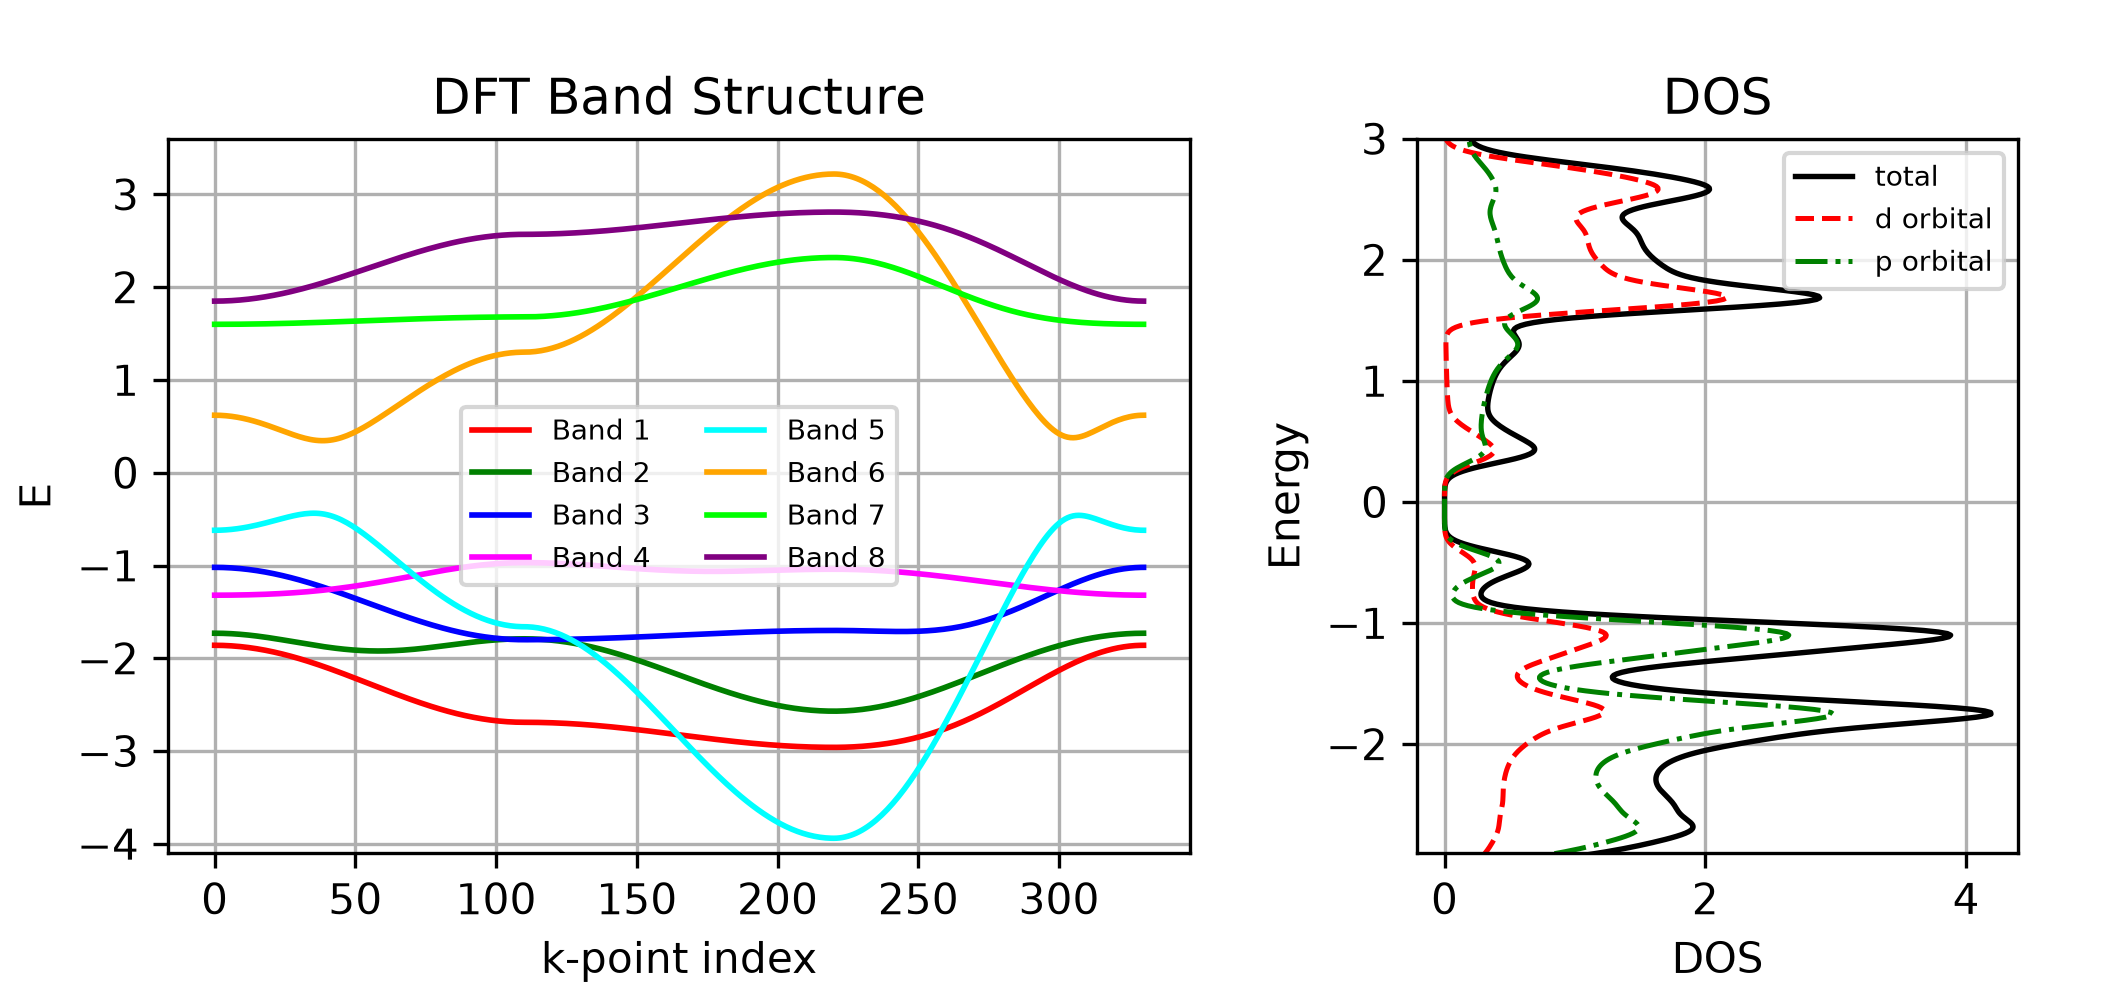

Source code (Python):
"""BEFORE demo (Option 1): typical raw DFT/tight-binding Band Structure + DOS dump.

Same exact 8-band spin-orbit inverted model as after.py, plotted with naive matplotlib
defaults: primary rainbow spaghetti, raw k-point indices, legend covering the band inversion,
heavy grids, and mismatched energy axes.
"""
from __future__ import annotations

from pathlib import Path
import matplotlib
matplotlib.use("Agg")
import matplotlib.pyplot as plt
import numpy as np

HERE = Path(__file__).resolve().parent
MM = 1.0 / 25.4


def synthesize_inverted_bands_and_dos():
    """8-band 2D BHZ spin-orbit inverted model + exact 2D BZ orbital-projected DOS.

    Active 2x2 BHZ block has band inversion around Gamma (p_z <-> d_{x^2-y^2}) opened by SOC,
    embedded among 4 deep valence and 2 remote conduction bands.
    """
    n = 110
    s1 = np.linspace(0, 1, n, endpoint=False)
    s2 = np.linspace(1, 2, n, endpoint=False)
    s3 = np.linspace(2, 3, n + 1)
    s = np.concatenate([s1, s2, s3])
    kx = np.concatenate([s1 * np.pi, np.full_like(s2, np.pi), (3 - s3) * np.pi])
    ky = np.concatenate([np.zeros_like(s1), (s2 - 1) * np.pi, (3 - s3) * np.pi])

    cx, cy = np.cos(kx), np.cos(ky)
    g1 = 0.5 * (cx + cy)
    g2 = cx * cy

    M0, B, A_soc = 0.62, 1.05, 0.44
    eps0 = -0.18 * (1 - g1)
    dz = M0 - B * (2.0 - cx - cy)
    dx, dy = A_soc * np.sin(kx), A_soc * np.sin(ky)
    norm_d = np.sqrt(dz**2 + dx**2 + dy**2)
    e_v_act = eps0 - norm_d
    e_c_act = eps0 + norm_d
    p_v = -dz / norm_d
    p_c = +dz / norm_d

    bg_bands = np.vstack([
        -2.55 + 0.55 * g1 + 0.14 * g2,
        -2.05 + 0.42 * g1 - 0.18 * g2 + 0.08 * np.cos(2 * kx),
        -1.58 + 0.34 * g1 + 0.22 * g2,
        -1.18 + 0.24 * (cx - cy) ** 2 * 0.22 - 0.14 * g1,
        1.82 - 0.36 * g1 + 0.14 * g2,
        2.45 - 0.48 * g1 - 0.12 * g2,
    ])

    E_grid = np.linspace(-3.95, 3.45, 580)
    k1d = np.linspace(-np.pi, np.pi, 52, endpoint=False)
    KX, KY = np.meshgrid(k1d, k1d, indexing="ij")
    CX, CY = np.cos(KX), np.cos(KY)
    G1, G2 = 0.5 * (CX + CY), CX * CY
    EPS0 = -0.18 * (1 - G1)
    DZ = M0 - B * (2.0 - CX - CY)
    ND = np.sqrt(DZ**2 + (A_soc * np.sin(KX))**2 + (A_soc * np.sin(KY))**2)
    PV = -DZ / ND
    PC = +DZ / ND

    all_e = [
        EPS0 - ND, EPS0 + ND,
        -2.55 + 0.55 * G1 + 0.14 * G2,
        -2.05 + 0.42 * G1 - 0.18 * G2 + 0.08 * np.cos(2 * KX),
        -1.58 + 0.34 * G1 + 0.22 * G2,
        -1.18 + 0.24 * (CX - CY) ** 2 * 0.22 - 0.14 * G1,
        1.82 - 0.36 * G1 + 0.14 * G2,
        2.45 - 0.48 * G1 - 0.12 * G2,
    ]
    all_wd = [
        0.5 * (1 + PV), 0.5 * (1 + PC),
        np.full_like(G1, 0.12), np.full_like(G1, 0.18), np.full_like(G1, 0.22), np.full_like(G1, 0.28),
        np.full_like(G1, 0.85), np.full_like(G1, 0.90),
    ]
    sigma = 0.08
    dos_d = np.zeros_like(E_grid)
    dos_p = np.zeros_like(E_grid)
    for eb, wb in zip(all_e, all_wd):
        ef = eb.ravel()[None, :]
        wf = wb.ravel()[None, :]
        g = np.exp(-0.5 * ((E_grid[:, None] - ef) / sigma) ** 2) / (sigma * np.sqrt(2 * np.pi))
        dos_d += np.mean(g * wf, axis=1)
        dos_p += np.mean(g * (1.0 - wf), axis=1)
    return s, e_v_act, e_c_act, p_v, p_c, bg_bands, E_grid, dos_d, dos_p


def main() -> None:
    s, ev, ec, _pv, _pc, bg, E_grid, dos_d, dos_p = synthesize_inverted_bands_and_dos()
    plt.rcdefaults()
    # Match outer aspect ratio to after.py so the curtain wipe aligns cleanly
    fig, (ax1, ax2) = plt.subplots(1, 2, figsize=(178 * MM, 84 * MM), gridspec_kw={"width_ratios": [1.7, 1.0]})
    idx = np.arange(len(s))
    all_b = np.vstack([bg[:4], ev[None, :], ec[None, :], bg[4:]])
    cols = ["red", "green", "blue", "magenta", "cyan", "orange", "lime", "purple"]
    for i in range(all_b.shape[0]):
        ax1.plot(idx, all_b[i], color=cols[i % len(cols)], lw=1.35, label=f"Band {i+1}")
    ax1.set_title("DFT Band Structure")
    ax1.set_xlabel("k-point index")
    ax1.set_ylabel("E")
    ax1.set_ylim(-4.1, 3.6)
    ax1.legend(loc="center", ncol=2, fontsize=6.8)
    ax1.grid(True)

    ax2.plot(dos_d + dos_p, E_grid, "k-", lw=1.3, label="total")
    ax2.plot(dos_d, E_grid, "r--", lw=1.2, label="d orbital")
    ax2.plot(dos_p, E_grid, "g-.", lw=1.2, label="p orbital")
    ax2.set_title("DOS")
    ax2.set_xlabel("DOS")
    ax2.set_ylabel("Energy")
    ax2.set_ylim(-2.9, 3.0)
    ax2.legend(loc="upper right", fontsize=6.8)
    ax2.grid(True)
    fig.subplots_adjust(left=0.08, right=0.96, bottom=0.14, top=0.86, wspace=0.28)

    out = HERE / "before.png"
    fig.savefig(out, dpi=300)
    plt.close(fig)
    print(f"Wrote {out} ({out.stat().st_size:,} bytes)")


if __name__ == "__main__":
    main()
